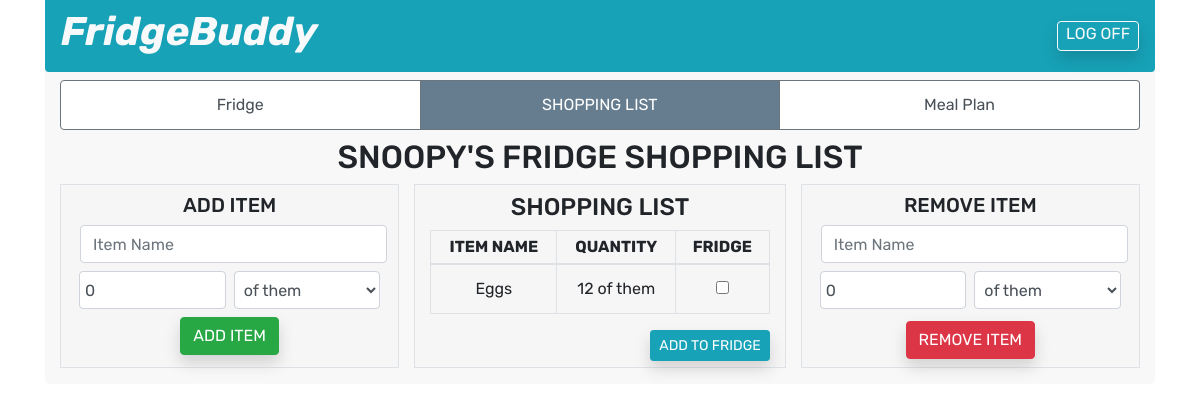
The page /shopping_list/ (signed in) on the database as committed earlier.
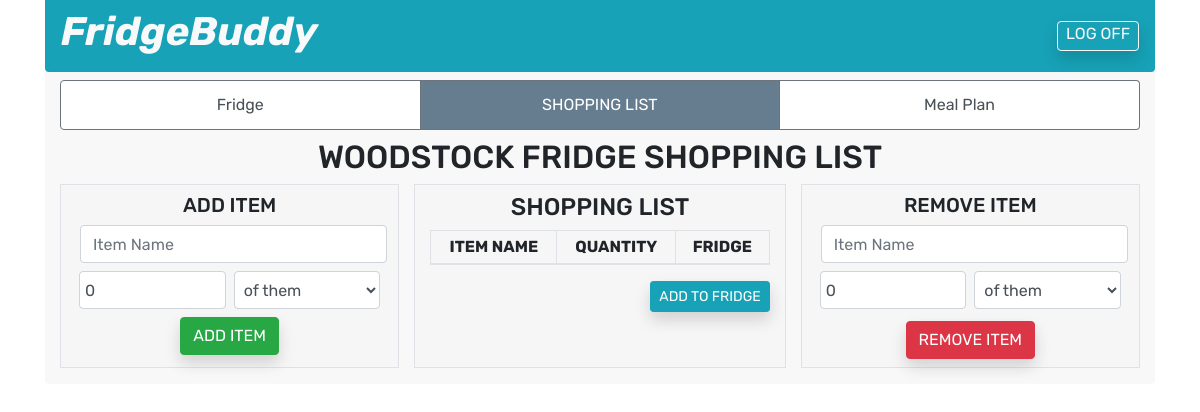
The same page on the database as committed later.
### fridge/models.py (models this page shows)
class Fridge(models.Model):
    name = models.CharField(max_length=255)
    password = models.CharField(max_length=255)
    created_at = models.DateTimeField(auto_now_add=True)
    last_updated = models.DateTimeField(auto_now=True)
    objects = FridgeManager()

### shopping_list/models.py (models this page shows)
class ShoppingIngredient(models.Model):
    name = models.CharField(max_length=255)
    quantity = models.FloatField()
    unit = models.CharField(max_length=10)
    shopping_list = models.ForeignKey(ShoppingList, related_name="contents", on_delete=models.CASCADE)
    created_at = models.DateTimeField(auto_now_add=True)
    last_updated = models.DateTimeField(auto_now=True)
    objects = ShoppingIngredientManager()

### shopping_list/views.py (the view)
# urls.py: path('', views.index),
def index(request):
    if 'user_id' not in request.session:
        request.session['not_logged_in'] = "Please log in for access"
        return redirect('/login_page')
    context = {
        "user" : User.objects.get(id=request.session['user_id']),
        "fridge": User.objects.get(id=request.session['user_id']).fridge,
        "shopping_list" : User.objects.get(id=request.session['user_id']).fridge.shopping_list.contents.all()
    }
    return render(request, "shopping.html", context)

### shopping_list/templates/shopping.html (shortened to what the changed rows need)
<!DOCTYPE html>
<html lang="en">
<head>
    <link rel="stylesheet" href="https://cdn.jsdelivr.net/npm/bootstrap@4.5.3/dist/css/bootstrap.min.css">
</head>
<body>
    <div class="container">
        <nav class="navbar bg-info text-light rounded-bottom">
            <h1><strong><em>FridgeBuddy</em></strong></h1>
        </nav>
        <div class="container rounded-bottom pb-3" style="background-color: rgba(245, 245, 245, 0.7)">
            <div class="row">
                <div class="col">
                    <h2 class="mx-2 my-2 text-center">{{fridge.name|upper}} SHOPPING LIST</h2>
                </div>
            </div>
            <div class="row">
                <div class="col text-center border border-rounded" style="background-color: rgba(245, 245, 245, 0.7)">
                    <form action="/shopping_list/add_to_fridge" method="POST">
                        <table class="table text-center table-bordered">
                            <thead class="thead-info">
                                <tr>
                                    <th class="py-1">ITEM NAME</th>
                                    <th class="py-1">QUANTITY</th>
                                    <th class="py-1">FRIDGE</th>
                                </tr>
                            </thead>
                            <tbody>
                                {% for i in shopping_list %}
                                    <tr>
                                        <td>{{i.name}}</td>
                                        <td>{{i.quantity|floatformat:"-2"}} {{i.unit}}</td>
                                        <td><input type="checkbox" name="add_to_fridge" id="{{i.id}}" value={{i.id}}></td>
                                    </tr>
                                {% endfor %}
                            </tbody>
                        </table>
                    </form>
                </div>
            </div>
        </div>
    </div>
</body>
</html>

Rows that differ between the two databases and show on the page:
no longer on this page (row unchanged): Fridge: name "SNOOPY'S FRIDGE"
removed ShoppingIngredient: name "Eggs", quantity "12", unit "of them"
added Fridge: name "WOODSTOCK FRIDGE"
